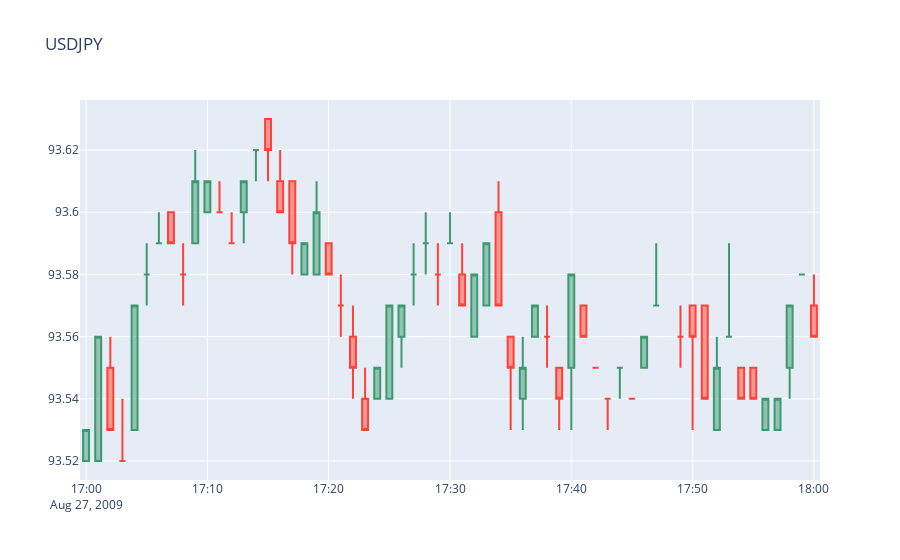

Source (notebook cell):
### Markdown cell above
El precio inicia a la alza con un open de 88.527, pero en la media hora previa al indicador el precio tiene un disminuye y termina con un close price de 88.507 cuando sucede el indicador. Después del indicador el precio disminuye pero ahora de forma más drastica llegando a cerrar con un close price de 88.457.

### Code cell
m.gv4
